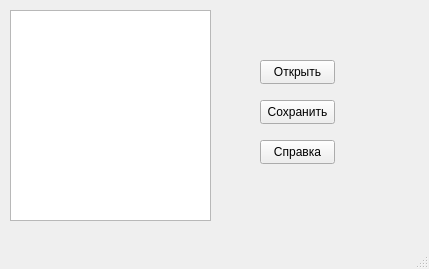
<?xml version="1.0" encoding="UTF-8"?>
<ui version="4.0">
 <class>MainWindow</class>
 <widget class="QMainWindow" name="MainWindow">
  <property name="geometry">
   <rect>
    <x>0</x>
    <y>0</y>
    <width>429</width>
    <height>269</height>
   </rect>
  </property>
  <property name="windowTitle">
   <string>MainWindow</string>
  </property>
  <widget class="QWidget" name="centralwidget">
   <widget class="QPlainTextEdit" name="plainTextEdit">
    <property name="geometry">
     <rect>
      <x>10</x>
      <y>10</y>
      <width>201</width>
      <height>211</height>
     </rect>
    </property>
   </widget>
   <widget class="QPushButton" name="buttonSave">
    <property name="geometry">
     <rect>
      <x>260</x>
      <y>100</y>
      <width>75</width>
      <height>24</height>
     </rect>
    </property>
    <property name="text">
     <string>Сохранить</string>
    </property>
   </widget>
   <widget class="QPushButton" name="buttonOpen">
    <property name="geometry">
     <rect>
      <x>260</x>
      <y>60</y>
      <width>75</width>
      <height>24</height>
     </rect>
    </property>
    <property name="text">
     <string>Открыть</string>
    </property>
   </widget>
   <widget class="QPushButton" name="buttunHelp">
    <property name="geometry">
     <rect>
      <x>260</x>
      <y>140</y>
      <width>75</width>
      <height>24</height>
     </rect>
    </property>
    <property name="text">
     <string>Справка</string>
    </property>
   </widget>
  </widget>
  <widget class="QMenuBar" name="menubar">
   <property name="geometry">
    <rect>
     <x>0</x>
     <y>0</y>
     <width>429</width>
     <height>22</height>
    </rect>
   </property>
  </widget>
  <widget class="QStatusBar" name="statusbar"/>
 </widget>
 <resources/>
 <connections/>
</ui>
